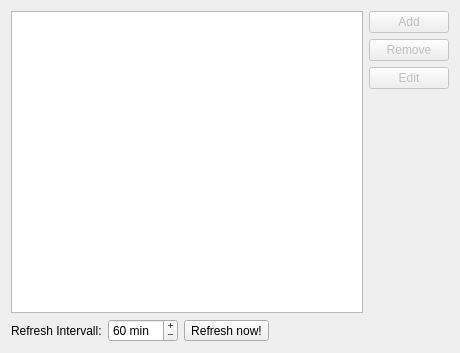
<ui version="4.0" >
 <class>QuickOpen::Internal::SettingsDialog</class>
 <widget class="QWidget" name="QuickOpen::Internal::SettingsDialog" >
  <property name="geometry" >
   <rect>
    <x>0</x>
    <y>0</y>
    <width>460</width>
    <height>353</height>
   </rect>
  </property>
  <property name="windowTitle" >
   <string>Configure Filters</string>
  </property>
  <layout class="QGridLayout" >
   <item row="0" column="0" >
    <widget class="QListWidget" name="filterList" >
     <property name="font" >
      <font/>
     </property>
    </widget>
   </item>
   <item row="0" column="1" >
    <layout class="QVBoxLayout" >
     <item>
      <widget class="QPushButton" name="addButton" >
       <property name="enabled" >
        <bool>false</bool>
       </property>
       <property name="text" >
        <string>Add</string>
       </property>
      </widget>
     </item>
     <item>
      <widget class="QPushButton" name="removeButton" >
       <property name="enabled" >
        <bool>false</bool>
       </property>
       <property name="text" >
        <string>Remove</string>
       </property>
      </widget>
     </item>
     <item>
      <widget class="QPushButton" name="editButton" >
       <property name="enabled" >
        <bool>false</bool>
       </property>
       <property name="text" >
        <string>Edit</string>
       </property>
      </widget>
     </item>
     <item>
      <spacer>
       <property name="orientation" >
        <enum>Qt::Vertical</enum>
       </property>
       <property name="sizeHint" >
        <size>
         <width>20</width>
         <height>40</height>
        </size>
       </property>
      </spacer>
     </item>
    </layout>
   </item>
   <item row="1" column="0" colspan="2" >
    <layout class="QHBoxLayout" >
     <item>
      <widget class="QLabel" name="label" >
       <property name="text" >
        <string>Refresh Intervall:</string>
       </property>
      </widget>
     </item>
     <item>
      <widget class="QSpinBox" name="refreshIntervall" >
       <property name="frame" >
        <bool>true</bool>
       </property>
       <property name="buttonSymbols" >
        <enum>QAbstractSpinBox::PlusMinus</enum>
       </property>
       <property name="suffix" >
        <string> min</string>
       </property>
       <property name="maximum" >
        <number>320</number>
       </property>
       <property name="singleStep" >
        <number>5</number>
       </property>
       <property name="value" >
        <number>60</number>
       </property>
      </widget>
     </item>
     <item>
      <widget class="QToolButton" name="refreshButton" >
       <property name="font" >
        <font/>
       </property>
       <property name="text" >
        <string>Refresh now!</string>
       </property>
       <property name="toolButtonStyle" >
        <enum>Qt::ToolButtonTextBesideIcon</enum>
       </property>
      </widget>
     </item>
     <item>
      <spacer>
       <property name="orientation" >
        <enum>Qt::Horizontal</enum>
       </property>
       <property name="sizeHint" >
        <size>
         <width>40</width>
         <height>20</height>
        </size>
       </property>
      </spacer>
     </item>
    </layout>
   </item>
  </layout>
 </widget>
 <resources/>
 <connections/>
</ui>
